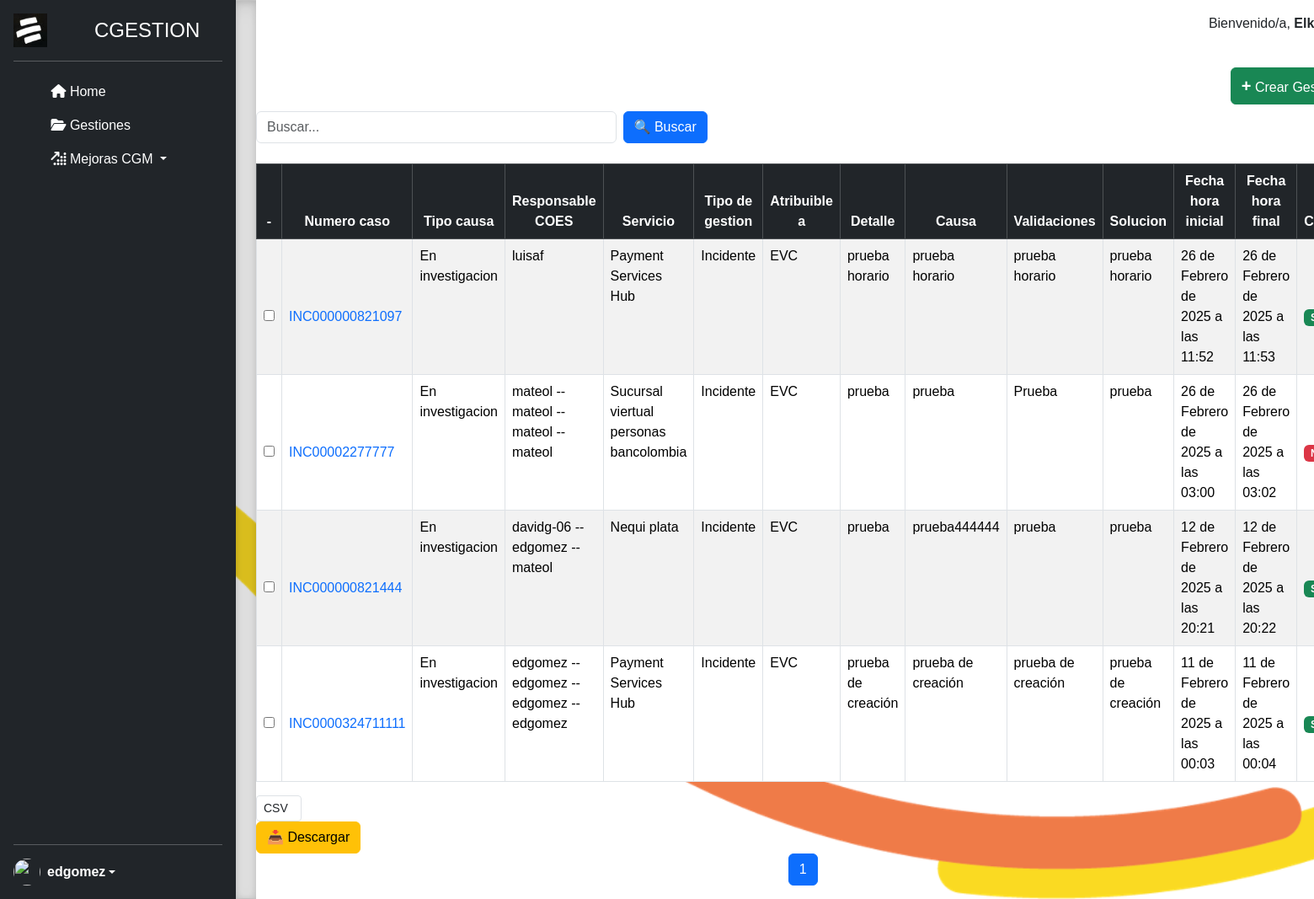
The app's page /listar_gestiones_en_investigacion/ (signed in), older data.
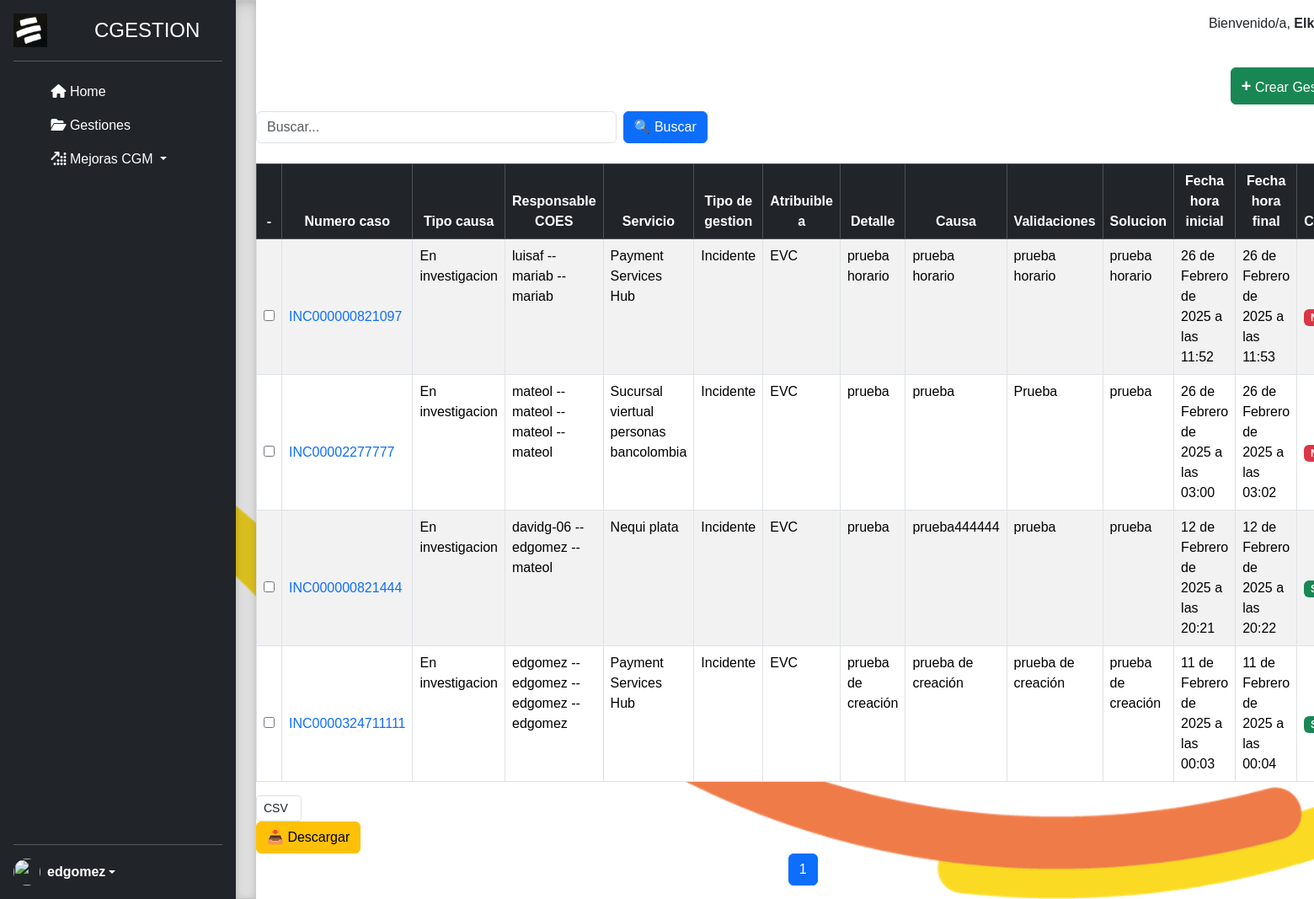
The same page, newer data.
### gestiones/models.py (models this page shows, shortened)
class Gestion(models.Model):
    servicio = models.CharField(max_length=250, verbose_name='Servicio', null=True, blank=True)
    tipo_de_gestion = models.CharField(max_length=250, verbose_name='Tipo de gestion', null=True, blank=True)
    numero_caso = models.CharField(max_length=250, verbose_name='Numero de caso', null=True, blank=True)
    detectada_por = models.CharField(max_length=250, verbose_name='Detectado por', null=True, blank=True)
    causado_por_certificado_digital = models.BooleanField(default=False, verbose_name='Causado por certificado digital')
    incidente_generado_por_OC = models.BooleanField(default=False, verbose_name='Incidente generado por OC')
    atribuible_a = models.CharField(max_length=30, verbose_name='Atribuible a', null=True, blank=True)
    tipo_de_falla = models.CharField(max_length=30, verbose_name='Tipo de falla', null=True, blank=True)
    detalle = models.TextField(verbose_name='Detalle', null=True, blank=True)
    tipo_causa = models.CharField(max_length=30, verbose_name='Tipo_causa', null=True, blank=True)
    causa = models.TextField(verbose_name='Causa', null=True, blank=True)
    validaciones = models.TextField(verbose_name='Validaciones', null=True, blank=True)
    solucion = models.TextField(verbose_name='Solucion', null=True, blank=True)
    responsable_gioti = models.CharField(max_length=250, verbose_name='Responsable gioti')
    fecha_hora_inicial = models.DateTimeField("Fecha y Hora Inicial", auto_now=False, auto_now_add=False )
    fecha_hora_final = models.DateTimeField("Fecha y Hora Final", null=True, blank=True)
    postular_amg = models.BooleanField(default=False, verbose_name='Postular AMG')
    gioti = models.BooleanField(default=False, verbose_name='GIOTI')
    class Meta:
        verbose_name = 'Gestion'
        verbose_name_plural = 'Gestiones'
        ordering=['-id']

### gestiones/views.py (the view)
# urls.py: path('listar_gestiones_en_investigacion/', views.listar_gestiones_en_investigacion, name='listar_gestiones_en_investigacion'),
@login_required(login_url='/login/')
def listar_gestiones_en_investigacion(request):
    first_name = request.user.first_name if request.user.is_authenticated else "Invitado"
    query = request.GET.get('q', '')
    gestion = Gestion.objects.filter(tipo_causa="En investigacion").filter(
        Q(servicio__icontains=query) |
        Q(tipo_de_gestion__icontains=query) |
        Q(numero_caso__icontains=query) |
        Q(detectada_por__icontains=query) |
        Q(causado_por_certificado_digital__icontains=query) |
        Q(incidente_generado_por_OC__icontains=query) |
        Q(atribuible_a__icontains=query) |
        Q(tipo_de_falla__icontains=query) |
        Q(detalle__icontains=query) |
        Q(tipo_causa__icontains=query) |
        Q(causa__icontains=query) |
        Q(validaciones__icontains=query) |
        Q(solucion__icontains=query) |
        Q(responsable_gioti=query) |
        Q(fecha_hora_inicial__icontains=query) |
        Q(fecha_hora_final__icontains=query)
    )
    gestion = gestion.order_by('-fecha_hora_inicial')
    paginator = Paginator(gestion, 10)
    page_number = request.GET.get('page')
    page_obj = paginator.get_page(page_number)
    return render(request, "listar_gestiones_investigacion.html", {
        "page_obj": page_obj,
        "query": query,
        "first_name": first_name
    })

### gestiones/templates/listar_gestiones_investigacion.html (shortened to what this page needs)
{% extends "layout.html" %}
{% block content %}
<nav class="navbar navbar-expand-lg px-3" style="background-color:  white">
  <div class="container-fluid">
      <span class="navbar-text text-dark ms-auto">
          {% if first_name %}
              Bienvenido/a, <strong>{{ first_name }}</strong>
          {% else %}
              Bienvenido/a, <strong>Invitado</strong>
          {% endif %}
      </span>
  </div>
</nav>
<br>
<div class="d-flex justify-content-end">
  <a href="{% url 'creargestion' %}" class="btn btn-success">
    <span class="fw-bold fs-5">+</span> Crear Gestión
  </a>
</div>
  <div class="row g-2 align-items-center">
    <div class="col-md-4">
      <input type="text" name="q" class="form-control form-control"
             style="width: 100%;" placeholder="Buscar..."
             value="{{ query|default:'' }}">
    </div>
    <div class="col-auto">
      <button type="submit" class="btn btn-primary">🔍 Buscar</button>
    </div>
  </div>
<br>
<form method="GET" action="{% url 'descargar_gestiones' %}">
  <div class="d-flex justify-content-between">
  <div class="table-responsive">
    <table class="table table-striped table-bordered table-hover">
      <thead class="table-dark">
        <tr>
          <th class="text-center">-</th>
          <th class="text-center">Numero caso</th>
          <th class="text-center">Tipo causa</th>
          <th class="text-center">Responsable COES</th>
          <th class="text-center">Servicio</th>
          <th class="text-center">Tipo de gestion</th>
          <th class="text-center">Atribuible a</th>
          <th class="text-center">Detalle</th>
          <th class="text-center">Causa</th>
          <th class="text-center">Validaciones</th>
          <th class="text-center">Solucion</th>
          <th class="text-center">Fecha hora inicial</th>
          <th class="text-center">Fecha hora final</th>
          <th class="text-center">COES</th>
        </tr>
      </thead>
      <tbody>
        {% for gestion in page_obj %}
        <tr>
          <td>
            <input type="checkbox" name="gestiones" value="{{ gestion.id }}">
          </td>
          <td>
            <a href="{% url 'editar_gestion' gestion.id %}" class="text-decoration-none">
              {{ gestion.numero_caso }}
            </a>
          </td>
          <td>{{ gestion.tipo_causa }}</td>
          <td>{{ gestion.responsable_gioti }}</td>
          <td>{{ gestion.servicio }}</td>
          <td>{{ gestion.tipo_de_gestion }}</td>
          <td>{{ gestion.atribuible_a }}</td>
          <td>{{ gestion.detalle }}</td>
          <td>{{ gestion.causa }}</td>
          <td>{{ gestion.validaciones }}</td>
          <td>{{ gestion.solucion }}</td>
          <td>{{ gestion.fecha_hora_inicial }}</td>
          <td>{{ gestion.fecha_hora_final }}</td>
          <td>
            {% if gestion.gioti %}
              <span class="badge bg-success">Sí</span>
            {% else %}
              <span class="badge bg-danger">No</span>
            {% endif %}
          </td>
        </tr>
        {% endfor %}
      </tbody>
    </table>
    <div>
      <select name="formato" class="form-control form-control-sm" style="width: auto;">
        <option value="csv">CSV</option>
      </select>
    </div>
    <button type="submit" class="btn btn-warning mx-6">
      📥 Descargar
    </button>
  </div>
  </div>
</form>
<nav aria-label="Page navigation">
  <ul class="pagination justify-content-center">
    {% for num in page_obj.paginator.page_range %}
    <li class="page-item {% if num == page_obj.number %}active{% endif %}">
      <a class="page-link" href="?q={{ query }}&page={{ num }}">{{ num }}</a>
    </li>
    {% endfor %}
  </ul>
</nav>
{% endblock %}

### gestiones/templates/layout.html (shortened to what this page needs)
{% load static %}
<!doctype html>
<html lang="en" data-bs-theme="auto">
<head>
  <link href="https://cdn.jsdelivr.net/npm/bootstrap@5.3.3/dist/css/bootstrap.min.css" rel="stylesheet"
>
    <link rel="stylesheet" href="https://cdnjs.cloudflare.com/ajax/libs/font-awesome/6.4.2/css/all.min.css">
  <link rel="stylesheet" type="text/css" href="{% static 'css/styles.css' %}">
</head>
<body>
  <main class="d-flex flex-column flex-md-row">
    <div class="d-flex flex-column flex-shrink-0 p-3 text-bg-dark" style="width: 280px;">
      <a href="/" class="d-flex align-items-center mb-3 mb-md-0 me-md-auto text-white text-decoration-none">
        <img src="{% static 'images/logo.jpg' %}" alt="Logo" width="40" height="40" class="me-2">
        <svg class="bi pe-none me-2" width="40" height="32">
          <use xlink:href="#bootstrap" />
        </svg>
        <span class="fs-4">CGESTION</span>
      </a>
      <hr>
      <ul class="nav nav-pills flex-column mb-auto">
        <li class="nav-item">
          <a href="/" class="nav-link text-white" aria-current="page">
            <svg class="bi pe-none me-2" width="16" height="16">
              <use xlink:href="#home" />
            </svg>
            <i class="fa-solid fa-house"></i>  Home
          </a>
        </li>
        <li class="nav-item">
          <a href="/" class="nav-link text-white" aria-current="page">
            <svg class="bi pe-none me-2" width="16" height="16">
              <use xlink:href="#gestiones" />
            </svg>
            <i class="fa-solid fa-folder-open"></i>  Gestiones
          </a>
        </li>
        <li class="nav-item dropdown">
          <a class="nav-link dropdown-toggle text-white" href="#" id="mejorasDropdown" role="button" data-bs-toggle="dropdown" aria-expanded="false">
              <svg class="bi pe-none me-2" width="16" height="16">
                  <use xlink:href="#mejoras_CGM" />
              </svg>
              <i class="fa-solid fa-arrow-up-right-dots"></i> Mejoras CGM
          </a>
      </li>
      </ul>
      <hr>
      <div class="dropdown">
        <a href="#" class="d-flex align-items-center text-white text-decoration-none dropdown-toggle"
          data-bs-toggle="dropdown" aria-expanded="false">
          <img src="https://github.com/mdo.png" alt="" width="32" height="32" class="rounded-circle me-2">
          <strong>{{ user }}</strong>
        </a>
      </div>
    </div>
    <div class="b-example-divider b-example-vr"></div>
    <div id="content" class="flex-grow-1">
      {% block content %}
      {% endblock %}
    </div>
  </main>
</body>
</html>

### gestiones/static/css/styles.css (style rules this page uses)
* { font-family: Verdana, Geneva, Tahoma, sans-serif; text-decoration: none; }
body { background-color: #f2f2f2; background: url("/static/images/logofondo.png") no-repeat center center fixed !important; background-size: cover !important; }
.dropdown-toggle { outline: 0; }
.b-example-divider { background-color: rgba(0, 0, 0, .1); border: solid rgba(0, 0, 0, .15); border-width: 1px 0; box-shadow: inset 0 .5em 1.5em rgba(0, 0, 0, .1), inset 0 .125em .5em rgba(0, 0, 0, .15); }
.b-example-vr { flex-shrink: 0; width: 1.5rem; height: responsive; }
.bi { vertical-align: -.125em; fill: currentColor; }
#content { min-height: 100vh; }
td { max-width: 500px; max-height: 500px; overflow: hidden; text-overflow: ellipsis; white-space: nowrap; white-space: pre-wrap; word-wrap: break-word; }

Row changes from the older to the newer data that the page shows:
changed Gestion "INC000000821097": responsable_gioti "luisaf" → "luisaf -- mariab -- mariab"; gioti True → False (drawn)
